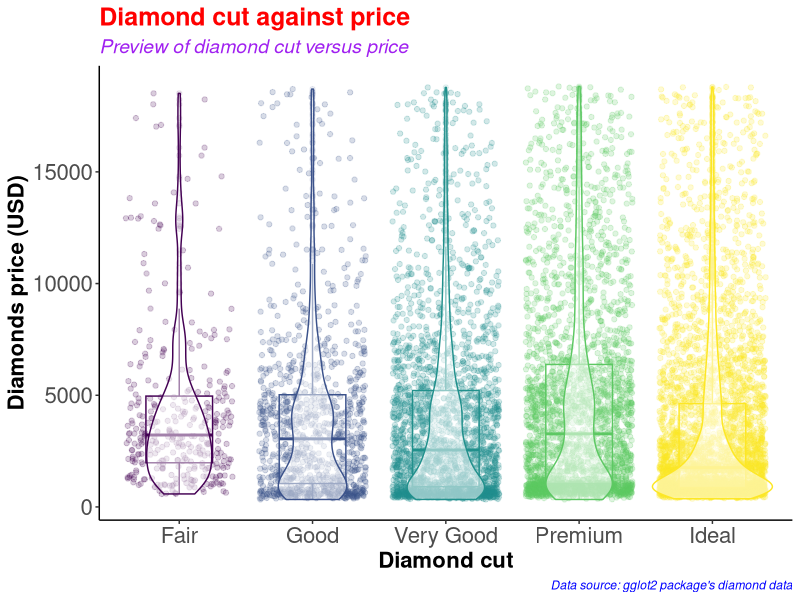

The R source for this figure: (Note: this script raises an error after producing the figure.)
#########################################
# Name: Wyclife Agumba Oluoch           #   
# E-mail: wyclifeoluoch@gmail.com       #
# GitHub: https://github.com/Wycology   #
# Task: Boxplot and violin plots in one #
# Date: 4th Jan 2021                    #
# Last edited: 22nd July 2021           #
#########################################

# Loading the necessary libraries for the project

base::library(tidyverse) # This is for data wrangling and plotting.
base::library(RColorBrewer) # This is for generating color pallets for the plots.

diamonds_df <- diamonds # Saving the diamonds data-set to a new object in R.

utils::head(diamonds) # Checking the variables in the data-set for subsequent analyses
base::nrow(diamonds) # Checking for the number of rows in the data. 53940 observations
base::ncol(diamonds) # Checking the number of variables in the data-set. 10 variables

diamonds_df %>% # Picking the diamonds data, and then
  dplyr::slice_sample(n = 0.2*(nrow(diamonds))) %>% # Picking a portion of the data-set
  ggplot2::ggplot(ggplot2::aes(x = cut, y = price, color = cut)) + # Adding the mapping variables
  ggplot2::geom_point(position = "jitter", alpha = 0.2) + # Adding jitter and alpha
  ggplot2::geom_boxplot(alpha = 0.1, width = 0.5) + # Modifying dimensions of the boxplot 
  ggplot2::geom_violin(alpha = 0.5) + # Adding violin plot on top of the box and jitter
  ggplot2::theme_classic() + # Adding my preferred theme for publication.
  ggplot2::theme(legend.position = "none") + # Removing the legend; it is on the x-axis
  ggplot2::labs(x = "Diamond cut", # Labels the x-axis.
       y = "Diamonds price (USD)", # Labeling the y-axis
       title = "Diamond cut against price", # Setting tibble of the plot
       subtitle = "Preview of diamond cut versus price", # Descriptive title beneath TITLE
       caption = "Data source: gglot2 package's diamond data") +
  ggplot2::theme(axis.text = ggplot2::element_text(size=16), # Size of labels on tick-marks
        axis.title = ggplot2::element_text(size=16,face="bold")) + # Size of axis labels
  ggplot2::theme(plot.title = ggplot2::element_text(color = 'red', size = 18, face = 'bold'),
        plot.subtitle = ggplot2::element_text(color = 'purple', size = 14, face = 'italic'),
        plot.caption = ggplot2::element_text(color = 'blue', face = 'italic'))

diamonds %>% # Picking the diamonds data, and then
  dplyr::filter(cut == 'Very Good') %>% # Picking the very good cut 
  utils::nrow() # counting the number of rows with very good cut

diamonds %>% 
  dplyr::select(cut) %>% 
  base::table() %>% 
  base::barplot(col = c('green', 'red', 'blue', 'yellow', 'purple'))

# Instead of specifying the colors, we can simply use the color brewer panel 

diamonds %>% 
  select(cut) %>% 
  table() %>% 
  barplot(col = brewer.pal(n = 5, name = "RdBu"))
# To display more brewer colors options to use, run the following function:

display.brewer.all()

# Can also use rainbow colors

diamonds %>% 
  select(cut) %>% 
  table() %>% 
  barplot(col = rainbow(5))

# Can also use heat.colors
diamonds %>% 
  select(cut) %>% 
  table() %>% 
  barplot(col = heat.colors(5))

# Can also use topographic colors

diamonds %>% 
  select(cut) %>% 
  table() %>% 
  barplot(col = topo.colors(5))

# Can also use terrain colors for the plot
diamonds %>% 
  select(cut) %>% 
  table() %>% 
  barplot(col = terrain.colors(5))

# Can also use cm.colors
diamonds %>% 
  select(cut) %>% 
  table() %>% 
  barplot(col = cm.colors(5)) 

# That is awesome. Good for the day.
